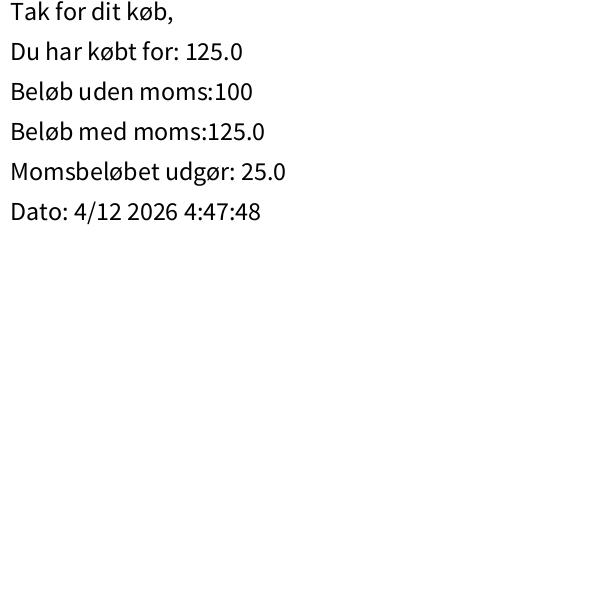
Frame 1 (no input)
Frame 2 (the mouse pressed at the canvas centre, redrawn once): identical to frame 1, image omitted

The Processing sketch that drew this single still picture (run headless with seeded random() and noise(); the mouse was pressed at the canvas centre and the sketch redrawn once):

// Processing sketch: kasseapperat
// ── kasseapperat.pde
int belobUdenMoms = 100;
float belobMedMoms = 0.0;
String navn = "Jens";

void setup(){
  noLoop();
  size(600,600);
}


void draw(){
  belobMedMoms = beregnMoms(belobUdenMoms); //<>//
  printBon();  //<>//
}


float beregnMoms(int belob){
   //<>//
  return belob*1.25;
   
}

float beloebUdenMoms(float beloeb){
  return beloeb*0.8;
}

void printBon(){
  background(255);
  fill(0);
  textSize(26); 
  String t = "Tak for dit køb, ", navn;
  text(t,10,20);
  t = "Du har købt for: "+String.valueOf(belobMedMoms);
  text(t,10,60);
  println();
  t = "Beløb uden moms:" + String.valueOf(belobUdenMoms);
  text(t,10,100);
  t ="Beløb med moms:"+String.valueOf(belobMedMoms);
  text(t,10,140);
  t = "Momsbeløbet udgør: "+ String.valueOf(belobMedMoms-belobUdenMoms);
  text(t,10,180);
  t = "Dato: "+createDate()+" "+createTime();
  text (t,10,220);  
    

  
  
}

String createDate(){
  int d = day();    // Values from 1 - 31
  int m = month();  // Values from 1 - 12
  int y = year();   // 2003, 2004, 2005, etc.
  
  String s = String.valueOf(d)+"/"+String.valueOf(m)+" "+String.valueOf(y);
 return s;
}

String createTime(){
  int s = second();  // Values from 0 - 59
  int m = minute();  // Values from 0 - 59
  int h = hour();    // Values from 0 - 23
  return String.valueOf(h)+":"+String.valueOf(m)+":"+String.valueOf(s);
}
